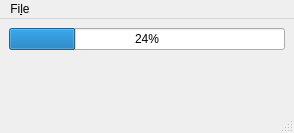
<?xml version="1.0" encoding="UTF-8"?>
<ui version="4.0">
 <class>MainWindow</class>
 <widget class="QMainWindow" name="MainWindow">
  <property name="geometry">
   <rect>
    <x>0</x>
    <y>0</y>
    <width>294</width>
    <height>133</height>
   </rect>
  </property>
  <property name="windowTitle">
   <string>MainWindow</string>
  </property>
  <widget class="QWidget" name="centralwidget">
   <layout class="QVBoxLayout" name="verticalLayout">
    <item>
     <widget class="QProgressBar" name="progressBar">
      <property name="value">
       <number>24</number>
      </property>
     </widget>
    </item>
    <item>
     <spacer name="verticalSpacer">
      <property name="orientation">
       <enum>Qt::Vertical</enum>
      </property>
      <property name="sizeHint" stdset="0">
       <size>
        <width>20</width>
        <height>40</height>
       </size>
      </property>
     </spacer>
    </item>
   </layout>
  </widget>
  <widget class="QMenuBar" name="menubar">
   <property name="geometry">
    <rect>
     <x>0</x>
     <y>0</y>
     <width>294</width>
     <height>25</height>
    </rect>
   </property>
   <widget class="QMenu" name="menuFile">
    <property name="title">
     <string>Fi&amp;le</string>
    </property>
    <addaction name="actionQuit"/>
   </widget>
   <addaction name="menuFile"/>
  </widget>
  <widget class="QStatusBar" name="statusbar"/>
  <action name="actionQuit">
   <property name="text">
    <string>&amp;Quit</string>
   </property>
  </action>
 </widget>
 <resources/>
 <connections>
  <connection>
   <sender>actionQuit</sender>
   <signal>triggered()</signal>
   <receiver>MainWindow</receiver>
   <slot>close()</slot>
   <hints>
    <hint type="sourcelabel">
     <x>-1</x>
     <y>-1</y>
    </hint>
    <hint type="destinationlabel">
     <x>146</x>
     <y>66</y>
    </hint>
   </hints>
  </connection>
 </connections>
</ui>
